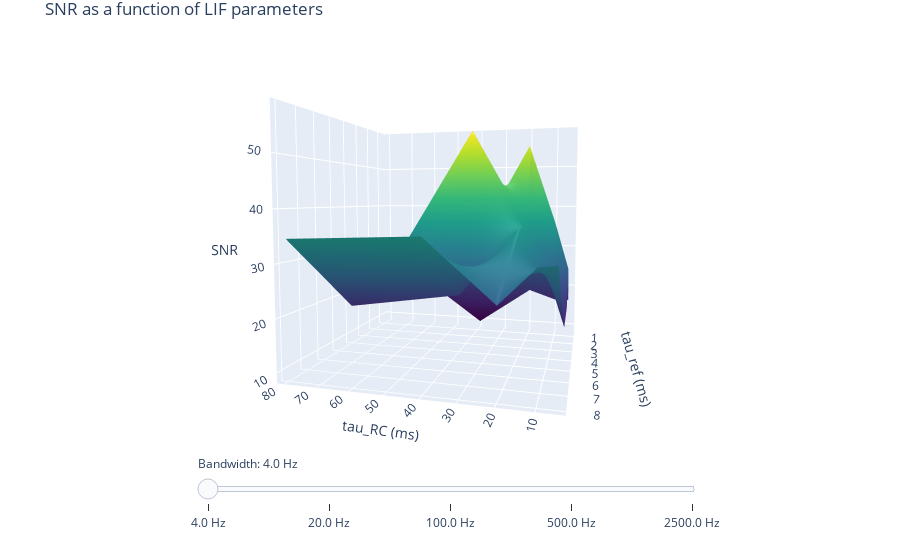

Notebook code cell kept with this figure:
### Code cell
fig.show()

### Figure 1 — Plotly figure (JSON) as saved in the notebook; plotly's stock layout.template omitted (floating-point values rounded to 4 significant figures)
{"data": [{"colorscale": [[0, "#440154"], [0.1111, "#482878"], [0.2222, "#3e4989"], [0.3333, "#31688e"], [0.4444, "#26828e"], [0.5556, "#1f9e89"], [0.6667, "#35b779"], [0.7778, "#6ece58"], [0.8889, "#b5de2b"], [1, "#fde725"]], "name": "R2 scores VS n_estimators and max_features", "showscale": false, "type": "surface", "visible": true, "x": [5, 10, 20, 40, 80], "y": [0.5, 1, 2, 4, 8], "z": [[16.41, 16.31, 18.46, 9.505, 27.38], [24.7, 35.79, 54.8, 31.79, 21.85], [16.41, 26.86, 35.66, 58.13, 17.03], [15.03, 24.99, 35.51, 20.68, 16.81], [31.29, 30.91, 24.42, 35.46, 34.52]]}, {"colorscale": [[0, "#440154"], [0.1111, "#482878"], [0.2222, "#3e4989"], [0.3333, "#31688e"], [0.4444, "#26828e"], [0.5556, "#1f9e89"], [0.6667, "#35b779"], [0.7778, "#6ece58"], [0.8889, "#b5de2b"], [1, "#fde725"]], "name": "R2 scores VS n_estimators and max_features", "showscale": false, "type": "surface", "visible": false, "x": [5, 10, 20, 40, 80], "y": [0.5, 1, 2, 4, 8], "z": [[25.61, 24.81, 22.93, 33.18, 19.89], [28.05, 26.65, 28.54, 21.83, 16.69], [25.08, 47.09, 31.18, 27.45, 22.22], [33.19, 20.78, 27.35, 27.01, 20.99], [26.75, 26.17, 23.19, 35.15, 24.62]]}, {"colorscale": [[0, "#440154"], [0.1111, "#482878"], [0.2222, "#3e4989"], [0.3333, "#31688e"], [0.4444, "#26828e"], [0.5556, "#1f9e89"], [0.6667, "#35b779"], [0.7778, "#6ece58"], [0.8889, "#b5de2b"], [1, "#fde725"]], "name": "R2 scores VS n_estimators and max_features", "showscale": false, "type": "surface", "visible": false, "x": [5, 10, 20, 40, 80], "y": [0.5, 1, 2, 4, 8], "z": [[21.16, 22.71, 19.25, 20.65, 13.67], [20.0, 20.6, 24.07, 20.25, 13.9], [21.89, 23.34, 22.55, 19.82, 14.5], [19.96, 22.02, 20.75, 17.73, 15.09], [23.45, 24.93, 24.72, 22.51, 13.91]]}, {"colorscale": [[0, "#440154"], [0.1111, "#482878"], [0.2222, "#3e4989"], [0.3333, "#31688e"], [0.4444, "#26828e"], [0.5556, "#1f9e89"], [0.6667, "#35b779"], [0.7778, "#6ece58"], [0.8889, "#b5de2b"], [1, "#fde725"]], "name": "R2 scores VS n_estimators and max_features", "showscale": false, "type": "surface", "visible": false, "x": [5, 10, 20, 40, 80], "y": [0.5, 1, 2, 4, 8], "z": [[2.145, 1.921, 1.647, 1.356, 1.325], [2.112, 2.009, 1.741, 1.382, 1.311], [2.012, 1.816, 1.618, 1.499, 1.286], [2.23, 1.863, 1.797, 1.609, 1.417], [2.277, 1.832, 1.718, 1.436, 1.407]]}, {"colorscale": [[0, "#440154"], [0.1111, "#482878"], [0.2222, "#3e4989"], [0.3333, "#31688e"], [0.4444, "#26828e"], [0.5556, "#1f9e89"], [0.6667, "#35b779"], [0.7778, "#6ece58"], [0.8889, "#b5de2b"], [1, "#fde725"]], "name": "R2 scores VS n_estimators and max_features", "showscale": false, "type": "surface", "visible": false, "x": [5, 10, 20, 40, 80], "y": [0.5, 1, 2, 4, 8], "z": [[0.2618, 0.3233, 0.2856, 0.2341, 0.2467], [0.2275, 0.2932, 0.3054, 0.2522, 0.2381], [0.2982, 0.31, 0.2452, 0.2885, 0.2209], [0.2917, 0.3328, 0.336, 0.2686, 0.1986], [0.3145, 0.2976, 0.3396, 0.2835, 0.2742]]}], "layout": {"margin": {"b": 30, "l": 30, "r": 30, "t": 30}, "scene": {"aspectratio": {"x": 1, "y": 1, "z": 1}, "camera": {"eye": {"x": -0.55, "y": 2, "z": 0.15}}, "xaxis": {"title": {"text": "tau_RC (ms)"}}, "yaxis": {"title": {"text": "tau_ref (ms)"}}, "zaxis": {"title": {"text": "SNR"}}}, "sliders": [{"active": 0, "currentvalue": {"prefix": "Bandwidth: "}, "len": 0.6, "pad": {"b": 20, "t": 10}, "steps": [{"args": ["visible", [true, false, false, false, false]], "label": "4.0 Hz", "method": "restyle"}, {"args": ["visible", [false, true, false, false, false]], "label": "20.0 Hz", "method": "restyle"}, {"args": ["visible", [false, false, true, false, false]], "label": "100.0 Hz", "method": "restyle"}, {"args": ["visible", [false, false, false, true, false]], "label": "500.0 Hz", "method": "restyle"}, {"args": ["visible", [false, false, false, false, true]], "label": "2500.0 Hz", "method": "restyle"}], "x": 0.5, "xanchor": "center"}], "title": {"text": "SNR as a function of LIF parameters"}}}
